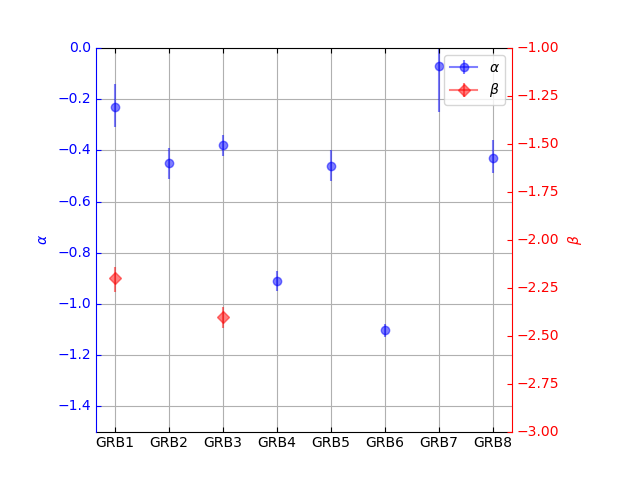

Generate this figure with Python:
from mpl_toolkits.axisartist.parasite_axes import HostAxes, ParasiteAxes
import matplotlib.pyplot as plt
import numpy as np
import pandas as pd

parameters = pd.read_table('para.txt')
para = parameters.values

fig = plt.figure()

host = fig.add_axes([0.15, 0.1, 0.65, 0.8], axes_class=HostAxes)
parc = ParasiteAxes(host, sharex=host)
host.parasites.append(parc)

host.axis["right"].set_visible(False)
parc.axis["right"].set_visible(True)
parc.axis["right"].major_ticklabels.set_visible(True)
parc.axis["right"].label.set_visible(True)

host.axis['left'].label.set_color('b')
host.axis['left'].major_ticks.set_color('b')
host.axis['left'].major_ticklabels.set_color('b')
host.axis['left'].line.set_color('b')

parc.axis['right'].label.set_color('r')
parc.axis['right'].major_ticks.set_color('r')
parc.axis['right'].major_ticklabels.set_color('r')
parc.axis['right'].line.set_color('r')

name = np.arange(8)
#GRB1
alpha      = float(para[0,2].split(',')[0])
alpha_l    = float(para[0,2].split(',')[1])
alpha_u    = float(para[0,2].split(',')[2])
beta       = float(para[0,3].split(',')[0])
beta_l     = float(para[0,3].split(',')[1])
beta_u     = float(para[0,3].split(',')[2])
alpha =host.errorbar(name[0], alpha,yerr=[[alpha_l],[alpha_u]], marker='o',\
                     label=r'$\alpha$',alpha=0.5,color='b')
beta  =parc.errorbar(name[0], beta, yerr=[[beta_l], [beta_u]],  marker='D',\
                     label=r'$\beta$', alpha=0.5,color='r')

#GRB2
alpha      = float(para[1,2].split(',')[0])
alpha_l    = float(para[1,2].split(',')[1])
alpha_u    = float(para[1,2].split(',')[2])
#beta       = float(para[1,3].split(',')[0])
#beta_l     = float(para[1,3].split(',')[1])
#beta_u     = float(para[1,3].split(',')[2])
alpha =host.errorbar(name[1], alpha,yerr=[[alpha_l],[alpha_u]], marker='o',alpha=0.5,color='b')
#beta  =parc.errorbar(name[1], -2.2,yerr=[[0.06],[0.08]], marker='D',color='r')

#GRB3
alpha      = float(para[2,2].split(',')[0])
alpha_l    = float(para[2,2].split(',')[1])
alpha_u    = float(para[2,2].split(',')[2])
beta       = float(para[2,3].split(',')[0])
beta_l     = float(para[2,3].split(',')[1])
beta_u     = float(para[2,3].split(',')[2])
alpha =host.errorbar(name[2], alpha,yerr=[[alpha_l],[alpha_u]], marker='o',alpha=0.5,color='b')
beta  =parc.errorbar(name[2], beta, yerr=[[beta_l], [beta_u]],  marker='D',alpha=0.5,color='r')

#GRB4
alpha      = float(para[3,2].split(',')[0])
alpha_l    = float(para[3,2].split(',')[1])
alpha_u    = float(para[3,2].split(',')[2])
#beta       = float(para[2,3].split(',')[0])
#beta_l     = float(para[2,3].split(',')[1])
#beta_u     = float(para[2,3].split(',')[2])
alpha =host.errorbar(name[3], alpha,yerr=[[alpha_l],[alpha_u]], marker='o',alpha=0.5,color='b')
#beta  =parc.errorbar(name[2], beta, yerr=[[beta_l], [beta_u]],  marker='D',color='r')

#GRB5
alpha      = float(para[4,2].split(',')[0])
alpha_l    = float(para[4,2].split(',')[1])
alpha_u    = float(para[4,2].split(',')[2])
#beta       = float(para[2,3].split(',')[0])
#beta_l     = float(para[2,3].split(',')[1])
#beta_u     = float(para[2,3].split(',')[2])
alpha =host.errorbar(name[4], alpha,yerr=[[alpha_l],[alpha_u]], marker='o',alpha=0.5,color='b')
#beta  =parc.errorbar(name[2], beta, yerr=[[beta_l], [beta_u]],  marker='D',color='r')

#GRB6
alpha      = float(para[5,2].split(',')[0])
alpha_l    = float(para[5,2].split(',')[1])
alpha_u    = float(para[5,2].split(',')[2])
beta       = float(para[5,3].split(',')[0])
beta_l     = float(para[5,3].split(',')[1])
beta_u     = float(para[5,3].split(',')[2])
alpha =host.errorbar(name[5], alpha,yerr=[[alpha_l],[alpha_u]], marker='o',alpha=0.5,color='b')
beta  =parc.errorbar(name[5], beta, yerr=[[beta_l], [beta_u]],  marker='D',alpha=0.5,color='r')


#GRB7
alpha      = float(para[6,2].split(',')[0])
alpha_l    = float(para[6,2].split(',')[1])
alpha_u    = float(para[6,2].split(',')[2])
#beta       = float(para[6,3].split(',')[0])
#beta_l     = float(para[6,3].split(',')[1])
#beta_u     = float(para[6,3].split(',')[2])
alpha =host.errorbar(name[6], alpha,yerr=[[alpha_l],[alpha_u]], marker='o',alpha=0.5,color='b')
#beta  =parc.errorbar(name[6], beta, yerr=[[beta_l], [beta_u]],  marker='D',color='r')


#GRB8
alpha      = float(para[7,2].split(',')[0])
alpha_l    = float(para[7,2].split(',')[1])
alpha_u    = float(para[7,2].split(',')[2])
#beta       = float(para[7,3].split(',')[0])
#beta_l     = float(para[7,3].split(',')[1])
#beta_u     = float(para[7,3].split(',')[2])
alpha =host.errorbar(name[7], alpha,yerr=[[alpha_l],[alpha_u]], marker='o',alpha=0.5,color='b')
#beta  =parc.errorbar(name[7], beta, yerr=[[beta_l], [beta_u]],  marker='D',color='r')



host.set_xticks(name)
host.set_xticklabels(('GRB1', 'GRB2', 'GRB3','GRB4','GRB5',\
                      'GRB6','GRB7','GRB8'))

host.set_ylabel(r'$\alpha$')
parc.set_ylabel(r'$\beta$')

host.set_ylim(-1.5,0)
parc.set_ylim(-3, -1)

host.legend()
host.grid(True)
plt.grid(True)
plt.tight_layout()
plt.show()
